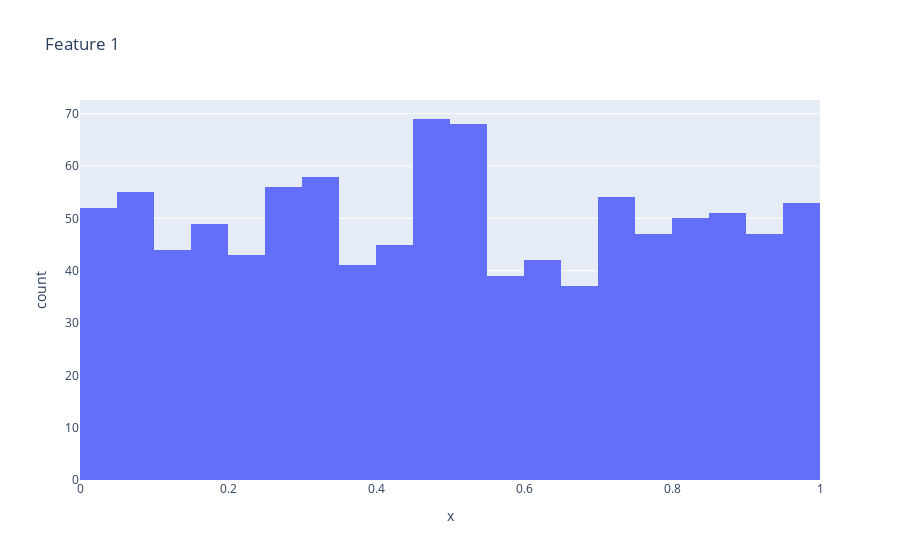

The cell this chart's notebook holds for it:
### Code cell
fig = px.histogram(x=treatment_data["feat_1"], title="Feature 1")
fig.show()

### Figure 1 — Plotly figure (JSON) as saved in the notebook; plotly's stock layout.template omitted (floating-point values rounded to 4 significant figures; data arrays with more than 128 entries replaced by an {"elided": "..."} marker saying what was removed)
{"data": [{"alignmentgroup": "True", "bingroup": "x", "hovertemplate": "x=%{x}<br>count=%{y}<extra></extra>", "legendgroup": "", "marker": {"color": "#636efa", "pattern": {"shape": ""}}, "name": "", "offsetgroup": "", "orientation": "v", "showlegend": false, "type": "histogram", "x": {"elided": "1000 float values"}, "xaxis": "x", "yaxis": "y"}], "layout": {"barmode": "relative", "legend": {"tracegroupgap": 0}, "title": {"text": "Feature 1"}, "xaxis": {"anchor": "y", "domain": [0, 1], "title": {"text": "x"}}, "yaxis": {"anchor": "x", "domain": [0, 1], "title": {"text": "count"}}}}
